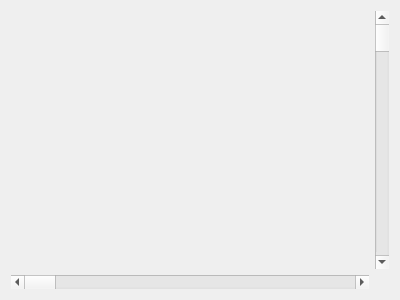
<?xml version="1.0" encoding="UTF-8"?>
<ui version="4.0">
 <class>frmScrollBar</class>
 <widget class="QWidget" name="frmScrollBar">
  <property name="geometry">
   <rect>
    <x>0</x>
    <y>0</y>
    <width>400</width>
    <height>300</height>
   </rect>
  </property>
  <property name="windowTitle">
   <string>Form</string>
  </property>
  <layout class="QGridLayout" name="gridLayout">
   <item row="0" column="0">
    <widget class="QCustomPlot" name="customPlot" native="true">
     <property name="sizePolicy">
      <sizepolicy hsizetype="Preferred" vsizetype="MinimumExpanding">
       <horstretch>0</horstretch>
       <verstretch>0</verstretch>
      </sizepolicy>
     </property>
    </widget>
   </item>
   <item row="0" column="1">
    <widget class="QScrollBar" name="verticalScrollBar">
     <property name="orientation">
      <enum>Qt::Vertical</enum>
     </property>
    </widget>
   </item>
   <item row="1" column="0">
    <widget class="QScrollBar" name="horizontalScrollBar">
     <property name="orientation">
      <enum>Qt::Horizontal</enum>
     </property>
    </widget>
   </item>
  </layout>
 </widget>
 <customwidgets>
  <customwidget>
   <class>QCustomPlot</class>
   <extends>QWidget</extends>
   <header>qcustomplot.h</header>
   <container>1</container>
  </customwidget>
 </customwidgets>
 <resources/>
 <connections/>
</ui>
